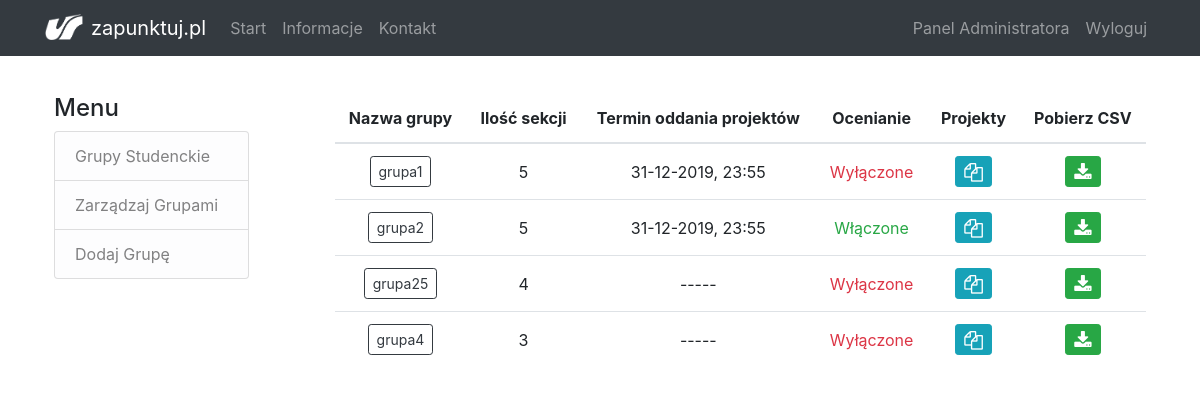
Page /panel (signed in) on the earlier database version.
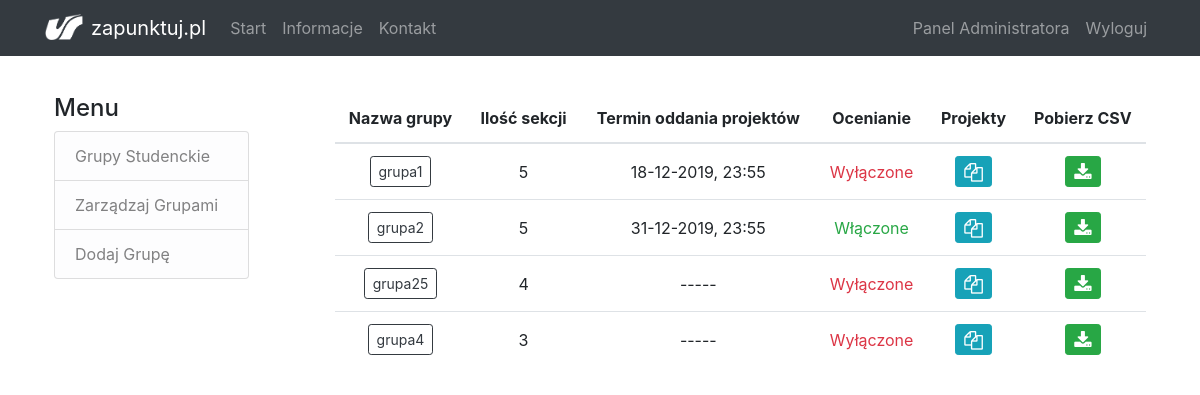
Same page on the later database version.
### flaskapp/models.py (models this page shows, shortened)
class Group(db.Model):
    id = db.Column(db.Integer, primary_key=True)
    name = db.Column(db.String(20), unique=True, nullable=False)
    is_section = db.Column(db.Boolean, nullable=False, default=False)
    users = db.relationship('User', backref='group', lazy=True, cascade="all, delete")
    upload_time = db.Column(db.DateTime)
    is_rating_enabled = db.Column(db.Boolean, default=False)
    points_per_user = db.Column(db.Integer, default=0)

### flaskapp/routes.py (the view)
@app.route('/panel', methods=['GET', 'POST'])
@login_required
def panel():
    if current_user.is_admin:
        groups = Group.query.filter_by(is_section=True)
    else:
        flash('Musisz mieć uprawnienia administratora, aby uzyskać dostęp do tej strony', 'warning')
        return redirect(url_for('home'))
    return render_template('admin/panel.html', title='Panel administracyjny', groups=groups)

### flaskapp/models.py (called while the page is built)
@login_manager.user_loader
def load_user(user_id):
    return User.query.get(int(user_id))

### flaskapp/templates/admin/panel.html
{% extends "admin/layout_admin.html" %}
{% block content %}
	<div>
        {% if groups %}
            <table class="table text-center align-middle">
                <thead>
                    <tr>
                        <th scope="col">Nazwa grupy</th>
                        <th scope="col">Ilość sekcji</th>
                        <th>Termin oddania projektów</th>
                        <th>Ocenianie</th>
                        <th>Projekty</th>
                        <th>Pobierz CSV</th>
                    </tr>
                </thead>
            <tbody>
                {% for group in groups %}
                    <tr>
                        <td> <a href="{{ url_for('sections', group_id=group.id) }}"> <button type="button" class="btn btn-sm btn-outline-dark"> {{ group.name }} </button> </a> </td>
                        <td> {{ group.users.__len__() }} </td>
                        <td>{% if group.upload_time %}
                                {{ group.upload_time.strftime('%d-%m-%Y, %H:%M') }}
                            {% else %}
                                -----
                            {% endif %}
                        </td>
                        <td>
                            {% if group.is_rating_enabled %}
                                <span class="text-success"> Włączone </span>
                            {% else %}
                                <span class="text-danger"> Wyłączone </span>
                            {% endif %}
                        </td>
                        <td> <a href="{{ url_for('projects', group_id=group.id) }}">
                            <button type="button" class="btn btn-sm btn-info">
                                <i class="fa fa-copy fa-lg"></i>
                            </button> </a>
                        </td>
                        <td> <a href="{{ url_for('generate_csv', group_name=group.name) }}">
                            <button type="button" class="btn btn-sm btn-success" title="Pobierz plik CSV z kluczami dostępu dla grup projektowych">
                                <i class="fa fa-download fa-lg"></i>
                            </button> </a>
                        </td>
                    </tr>
                {% endfor %}
            </tbody>
            </table>
        {% else %}
            <div class="panel panel-default">
				<div class="panel-heading">Aktualnie w bazie nie ma żadnych grup. Kliknij <a href="{{ url_for('create_group') }}">tutaj</a>, aby utworzyć nową grupę.</div>
			</div>
        {% endif %}
	</div>
{% endblock content %}

### flaskapp/templates/admin/layout_admin.html
{% extends "layout.html" %}
{% block body %}
<div class="row">
	<div class="col-md-3">
		<div class="body-section mr-5 pr-2">
			<h4>Menu</h4>
				<ul class="list-group">
					<a href="{{ url_for('panel') }}" class="list-group-item list-group-item-light list-group-item-action">Grupy Studenckie</a>
                    <a href="{{ url_for('manage_groups') }}" class="list-group-item list-group-item-light list-group-item-action">Zarządzaj Grupami</a>
					<a href="{{ url_for('create_group') }}" class="list-group-item list-group-item-light list-group-item-action">Dodaj Grupę</a>
				</ul>
		</div>
	</div>
	<div class="col-md-9">
		{% block content %}{% endblock %}
	</div>
</div>
{% endblock body %}

### flaskapp/templates/layout.html (shortened to what this page needs)
<!DOCTYPE html>
<html>
<head>
    <link rel="stylesheet" href="https://stackpath.bootstrapcdn.com/bootstrap/4.3.1/css/bootstrap.min.css">
	<link rel="stylesheet" type="text/css" href="{{url_for('static', filename='main.css')}}">
    <link rel="stylesheet" href="https://cdnjs.cloudflare.com/ajax/libs/font-awesome/4.7.0/css/font-awesome.min.css">
</head>
<body>
	<header>
		<nav class="navbar navbar-dark bg-dark navbar-expand-md fixed-top">
			<div class="container">
				<a class="navbar-brand" href="#"><img src="{{url_for('static', filename='logo.png')}}" width="38" height="26" class="d-inline-block align-text-bottom mr-2">zapunktuj.pl
				</a>
				<div id="mainmenu" class="collapse navbar-collapse">
					<ul class="navbar-nav mr-auto">
						<li class="nav-item">
							<a class="nav-link" href="{{ url_for('home') }}">Start</a>
						</li>
						<li class="nav-item">
							<a class="nav-link" href="{{ url_for('about') }}">Informacje</a>
						</li>
						<li class="nav-item">
							<a class="nav-link" href="#">Kontakt</a>
						</li>
					</ul>
					<ul class="navbar-nav">
					{% if current_user.is_authenticated %}
						{% if current_user.is_admin %}
							<li class="nav-item">
								<a class="nav-item nav-link" href="{{ url_for('panel') }}">Panel Administratora</a>
							</li>
						{% elif current_user.group.is_section %}
							<li class="nav-item">
								<a class="nav-item nav-link" href="{{ url_for('project') }}">Projekt</a>
							</li>
                        {% else %}
							<li class="nav-item">
								<a class="nav-item nav-link" href="{{ url_for('rating') }}">Ocenianie</a>
							</li>
						{% endif %}
						<li class="nav-item">
							<a class="nav-item nav-link" href="{{ url_for('logout') }}">Wyloguj</a>
						</li>
					{% else %}
						<li class="nav-item">
							<a class="nav-item nav-link" href="{{ url_for('login') }}">Zaloguj</a>
						</li>
					{% endif %}
					</ul>
				</div>
			</div>
		</nav>
	</header>
	<div class="container p-4">
		<div class="row">
			<div class="col-12">
			{% block body %}{% endblock %}
			</div>
		</div>
	</div>
</body>
</html>

### flaskapp/static/main.css (style rules this page uses)
body { padding-top: 70px; }
.table > tbody > tr > td { vertical-align: middle; }
.table th { border: none; }

Differences in the rows shown:
changed Group "grupa1": upload_time "31-12-2019, 23:55" → "18-12-2019, 23:55"
